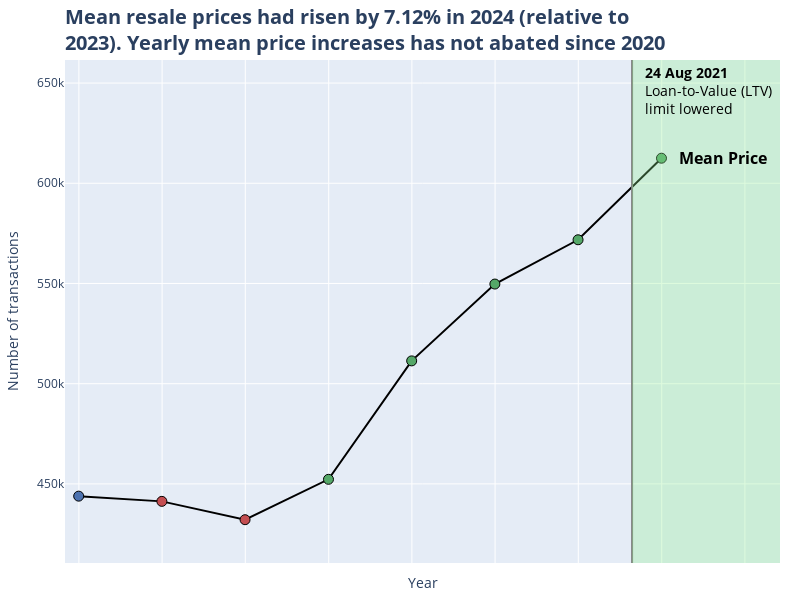

This figure's notebook cell:
### Code cell
caption = "<b>Mean resale prices had risen by 7.12% in 2024 (relative to<br>2023). Yearly mean price increases has not abated since 2020</b>"
fig = annual_mean_price_increase(df, caption)
fig.show()

### Figure 1 — Plotly figure (JSON) as saved in the notebook; plotly's stock layout.template omitted (floating-point values rounded to 4 significant figures)
{"data": [{"hoverinfo": "skip", "line": {"color": "#000000", "width": 2}, "mode": "lines", "type": "scatter", "x": ["2017-12-31T00:00:00", "2018-12-31T00:00:00", "2019-12-31T00:00:00", "2020-12-31T00:00:00", "2021-12-31T00:00:00", "2022-12-31T00:00:00", "2023-12-31T00:00:00", "2024-12-31T00:00:00"], "y": [443900.0, 441300.0, 432100.0, 452300.0, 511400.0, 549700.0, 571800.0, 612500.0]}, {"customdata": ["4.7", "13.1", "7.5", "4.0", "7.1"], "hoverlabel": {"bgcolor": "rgba(85,168,104,0.5)"}, "hovertemplate": "Mean Price: <b>$%{y:,.0f}</b><br>Change: <b>↑ %{customdata}%</b><extra></extra>", "marker": {"color": "rgb(85,168,104)", "line": {"color": "black", "width": 1}, "size": 10}, "mode": "markers", "name": "Positive", "type": "scatter", "x": ["2020-12-31T00:00:00", "2021-12-31T00:00:00", "2022-12-31T00:00:00", "2023-12-31T00:00:00", "2024-12-31T00:00:00"], "xaxis": "x", "y": [452300.0, 511400.0, 549700.0, 571800.0, 612500.0], "yaxis": "y"}, {"customdata": ["-0.6", "-2.1"], "hoverlabel": {"bgcolor": "rgba(196,78,82,0.5)"}, "hovertemplate": "Mean Price: <b>$%{y:,.0f}</b><br>Change: <b>↓ %{customdata}%</b><extra></extra>", "marker": {"color": "rgb(196,78,82)", "line": {"color": "black", "width": 1}, "size": 10}, "mode": "markers", "name": "Negative", "type": "scatter", "x": ["2018-12-31T00:00:00", "2019-12-31T00:00:00"], "xaxis": "x", "y": [441300.0, 432100.0], "yaxis": "y"}, {"customdata": ["-"], "hoverlabel": {"bgcolor": "rgba(76,114,176,0.5)"}, "hovertemplate": "Mean Price: <b>$%{y:,.0f}</b><br>Change: <b>%{customdata}</b><extra></extra>", "marker": {"color": "rgb(76,114,176)", "line": {"color": "black", "width": 1}, "size": 10}, "mode": "markers", "name": "NA", "type": "scatter", "x": ["2017-12-31T00:00:00"], "xaxis": "x", "y": [443900.0], "yaxis": "y"}], "layout": {"annotations": [{"align": "left", "font": {"color": "Black", "size": 14}, "showarrow": false, "text": "<b>24 Aug 2021</b><br>Loan-to-Value (LTV)<br>limit lowered", "x": "2025-07-27T00:00:00", "y": 646200.0}, {"align": "left", "font": {"color": "Black", "size": 16}, "showarrow": false, "text": "<b>Mean Price</b>", "x": "2025-09-27T00:00:00", "y": 612500.0}], "height": 600, "hoverlabel": {"bgcolor": "white", "font": {"size": 15}}, "hovermode": "x", "margin": {"b": 20, "l": 20, "r": 20, "t": 60}, "shapes": [{"line": {"color": "grey", "width": 2}, "type": "line", "x0": "2024-08-24", "x1": "2024-08-24", "y0": 345700.0, "y1": 735000.0}, {"fillcolor": "LightGreen", "line": {"color": "#000000", "width": 0}, "opacity": 0.3, "type": "rect", "x0": "2024-08-24", "x1": "2026-06-04T00:00:00", "y0": 410500.0, "y1": 735000.0}], "showlegend": false, "title": {"font": {"size": 20}, "text": "<b>Mean resale prices had risen by 7.12% in 2024 (relative to<br>2023). Yearly mean price increases has not abated since 2020</b>", "x": 0, "xref": "paper", "y": 0.96, "yref": "container"}, "width": 800, "xaxis": {"anchor": "y", "domain": [0, 1], "hoverformat": "%Y", "range": ["2017-11-01T00:00:00", "2026-06-04T00:00:00"], "showspikes": true, "showticklabels": false, "spikecolor": "#000000", "spikedash": "dash", "spikethickness": 1.5, "title": {"text": "Year"}}, "yaxis": {"anchor": "x", "domain": [0, 1], "range": [410500.0, 661500.0], "showspikes": true, "spikecolor": "#000000", "spikedash": "dash", "spikethickness": 1.5, "title": {"text": "Number of transactions"}}}}
